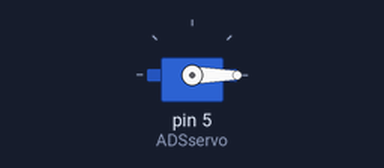
A sketch run on a simulated Arduino Uno, built with avr-gcc and run on an emulated ATmega328P. Shown: servo.

Above: at 0.3 s.
Timing chart, 0 to 1.8 s (numbered marks = the images above):
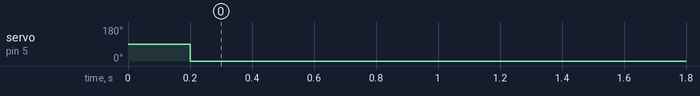

Measured:
- by itself, servo on pin 5 (ADSservo): 90° → 0° at 0.20 s

The sketch:

interruptServo.ino
```cpp
#include <Servo.h>

#define ADSpin 5

Servo ADSservo;
volatile int servoPos = 0;
int interruptpin = 13;
int interruptpin2 = 10;

void setup() {
  pinMode(interruptpin, INPUT_PULLUP);
  pinMode(interruptpin2, INPUT_PULLUP);
  attachInterrupt(digitalPinToInterrupt(interruptpin), ISR, FALLING);
  attachInterrupt(digitalPinToInterrupt(interruptpin2), ISR2, FALLING);
  ADSservo.attach(5);
  Serial.println("Setup");
  delay(200);
  ADSservo.writeMicroseconds(1500);
}

void ISR(){
  servoPos = 1300;
}
void ISR2(){
  servoPos = 1500;
}

void loop() {
  ADSservo.writeMicroseconds(servoPos);
  Serial.println(servoPos);
  delay(20);

}
```
